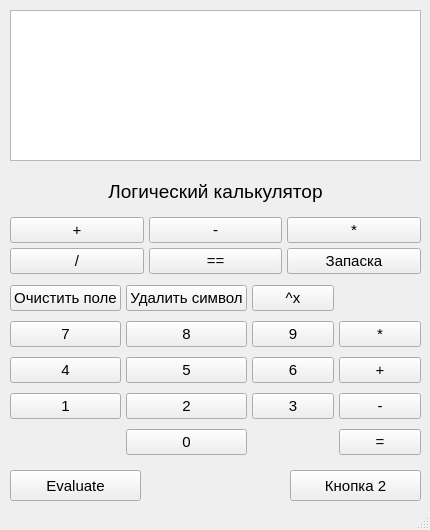
<?xml version="1.0" encoding="UTF-8"?>
<ui version="4.0">
 <class>MainWindow</class>
 <widget class="QMainWindow" name="MainWindow">
  <property name="enabled">
   <bool>true</bool>
  </property>
  <property name="geometry">
   <rect>
    <x>0</x>
    <y>0</y>
    <width>430</width>
    <height>530</height>
   </rect>
  </property>
  <property name="minimumSize">
   <size>
    <width>430</width>
    <height>530</height>
   </size>
  </property>
  <property name="maximumSize">
   <size>
    <width>430</width>
    <height>530</height>
   </size>
  </property>
  <property name="font">
   <font>
    <pointsize>11</pointsize>
   </font>
  </property>
  <property name="windowTitle">
   <string>Калькулятор</string>
  </property>
  <widget class="QWidget" name="centralwidget">
   <widget class="QTextEdit" name="Result">
    <property name="enabled">
     <bool>true</bool>
    </property>
    <property name="geometry">
     <rect>
      <x>10</x>
      <y>10</y>
      <width>411</width>
      <height>151</height>
     </rect>
    </property>
    <property name="acceptDrops">
     <bool>true</bool>
    </property>
    <property name="inputMethodHints">
     <set>Qt::ImhNone</set>
    </property>
    <property name="readOnly">
     <bool>true</bool>
    </property>
   </widget>
   <widget class="QPushButton" name="Button2">
    <property name="geometry">
     <rect>
      <x>290</x>
      <y>470</y>
      <width>131</width>
      <height>31</height>
     </rect>
    </property>
    <property name="text">
     <string>Кнопка 2</string>
    </property>
   </widget>
   <widget class="QPushButton" name="Evaluate">
    <property name="geometry">
     <rect>
      <x>10</x>
      <y>470</y>
      <width>131</width>
      <height>31</height>
     </rect>
    </property>
    <property name="text">
     <string>Evaluate</string>
    </property>
   </widget>
   <widget class="QWidget" name="gridLayoutWidget">
    <property name="geometry">
     <rect>
      <x>10</x>
      <y>280</y>
      <width>411</width>
      <height>181</height>
     </rect>
    </property>
    <layout class="QGridLayout" name="gridLayout">
     <property name="spacing">
      <number>5</number>
     </property>
     <item row="3" column="1">
      <widget class="QPushButton" name="Two">
       <property name="text">
        <string>2</string>
       </property>
      </widget>
     </item>
     <item row="1" column="2">
      <widget class="QPushButton" name="Nine">
       <property name="text">
        <string>9</string>
       </property>
      </widget>
     </item>
     <item row="4" column="1">
      <widget class="QPushButton" name="Zer0">
       <property name="text">
        <string>0</string>
       </property>
      </widget>
     </item>
     <item row="2" column="0">
      <widget class="QPushButton" name="Four">
       <property name="text">
        <string>4</string>
       </property>
      </widget>
     </item>
     <item row="1" column="3">
      <widget class="QPushButton" name="Mult">
       <property name="text">
        <string>*</string>
       </property>
      </widget>
     </item>
     <item row="3" column="3">
      <widget class="QPushButton" name="Minus">
       <property name="text">
        <string>-</string>
       </property>
      </widget>
     </item>
     <item row="2" column="3">
      <widget class="QPushButton" name="Plus">
       <property name="text">
        <string>+</string>
       </property>
      </widget>
     </item>
     <item row="1" column="1">
      <widget class="QPushButton" name="Eight">
       <property name="text">
        <string>8</string>
       </property>
      </widget>
     </item>
     <item row="2" column="2">
      <widget class="QPushButton" name="Six">
       <property name="text">
        <string>6</string>
       </property>
      </widget>
     </item>
     <item row="2" column="1">
      <widget class="QPushButton" name="Five">
       <property name="text">
        <string>5</string>
       </property>
      </widget>
     </item>
     <item row="3" column="0">
      <widget class="QPushButton" name="One">
       <property name="text">
        <string>1</string>
       </property>
      </widget>
     </item>
     <item row="3" column="2">
      <widget class="QPushButton" name="Three">
       <property name="text">
        <string>3</string>
       </property>
      </widget>
     </item>
     <item row="4" column="3">
      <widget class="QPushButton" name="Equal">
       <property name="text">
        <string>=</string>
       </property>
      </widget>
     </item>
     <item row="1" column="0">
      <widget class="QPushButton" name="Seven">
       <property name="text">
        <string>7</string>
       </property>
      </widget>
     </item>
     <item row="0" column="0">
      <widget class="QPushButton" name="ClearButton">
       <property name="text">
        <string>Очистить поле</string>
       </property>
      </widget>
     </item>
     <item row="0" column="1">
      <widget class="QPushButton" name="DeleteButton">
       <property name="text">
        <string>Удалить символ</string>
       </property>
      </widget>
     </item>
     <item row="0" column="2">
      <widget class="QPushButton" name="Powto">
       <property name="text">
        <string>^x</string>
       </property>
      </widget>
     </item>
    </layout>
   </widget>
   <widget class="QWidget" name="gridLayoutWidget_2">
    <property name="geometry">
     <rect>
      <x>10</x>
      <y>170</y>
      <width>411</width>
      <height>104</height>
     </rect>
    </property>
    <layout class="QGridLayout" name="gridLayout_2">
     <property name="spacing">
      <number>5</number>
     </property>
     <item row="1" column="0">
      <widget class="QPushButton" name="PlusLog">
       <property name="text">
        <string>+</string>
       </property>
      </widget>
     </item>
     <item row="2" column="1">
      <widget class="QPushButton" name="EqLog">
       <property name="text">
        <string>==</string>
       </property>
      </widget>
     </item>
     <item row="2" column="0">
      <widget class="QPushButton" name="DivLog">
       <property name="text">
        <string>/</string>
       </property>
      </widget>
     </item>
     <item row="1" column="1">
      <widget class="QPushButton" name="MinusLog">
       <property name="text">
        <string>-</string>
       </property>
      </widget>
     </item>
     <item row="2" column="2">
      <widget class="QPushButton" name="pushButton_11">
       <property name="text">
        <string>Запаска</string>
       </property>
      </widget>
     </item>
     <item row="1" column="2">
      <widget class="QPushButton" name="MultLog">
       <property name="text">
        <string>*</string>
       </property>
      </widget>
     </item>
     <item row="0" column="0" colspan="3">
      <widget class="QLabel" name="label">
       <property name="font">
        <font>
         <pointsize>14</pointsize>
        </font>
       </property>
       <property name="text">
        <string>Лoгический калькулятор</string>
       </property>
       <property name="textFormat">
        <enum>Qt::PlainText</enum>
       </property>
       <property name="alignment">
        <set>Qt::AlignCenter</set>
       </property>
       <property name="wordWrap">
        <bool>false</bool>
       </property>
       <property name="margin">
        <number>5</number>
       </property>
      </widget>
     </item>
    </layout>
   </widget>
  </widget>
  <widget class="QStatusBar" name="statusbar"/>
 </widget>
 <resources/>
 <connections/>
</ui>
